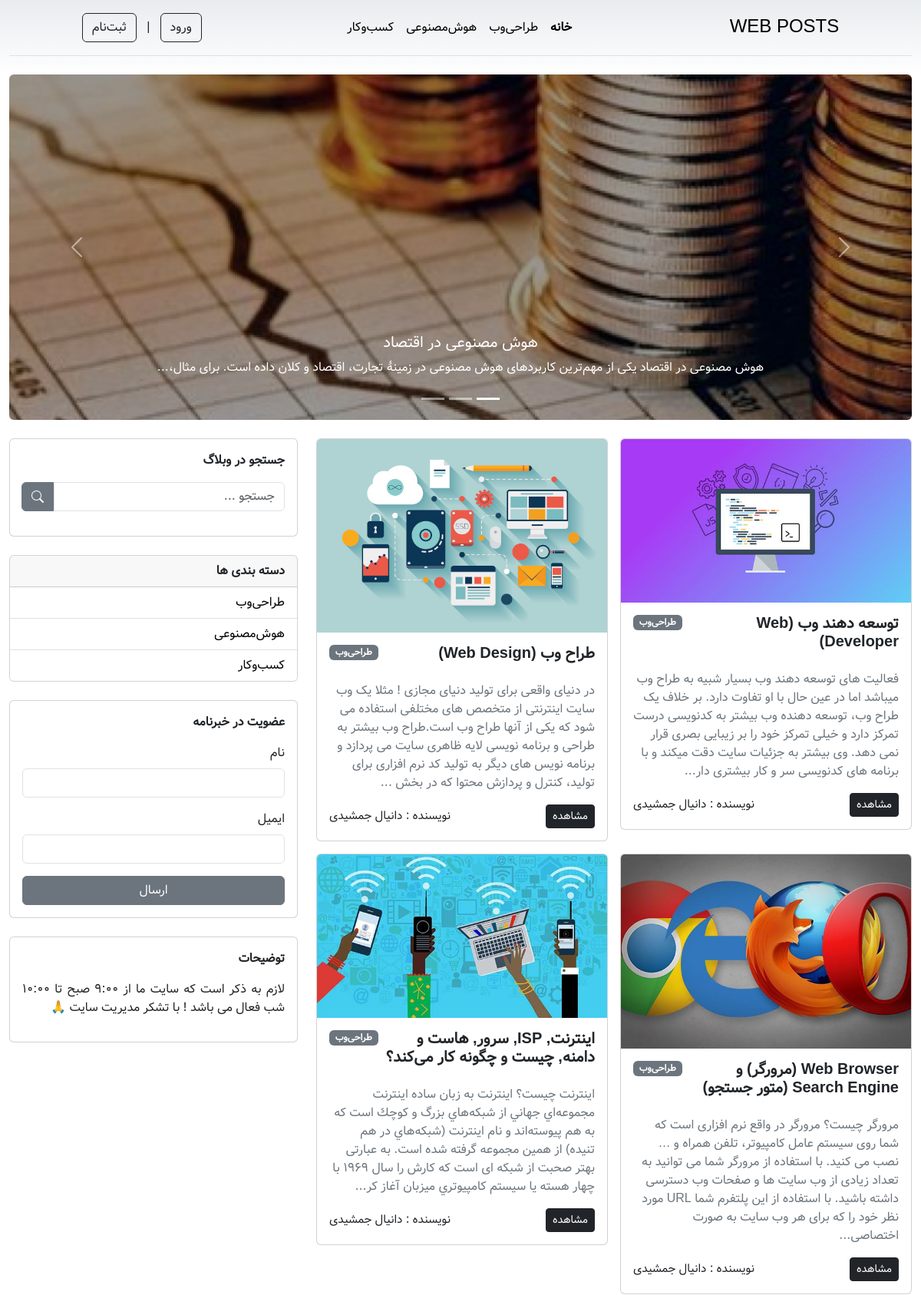
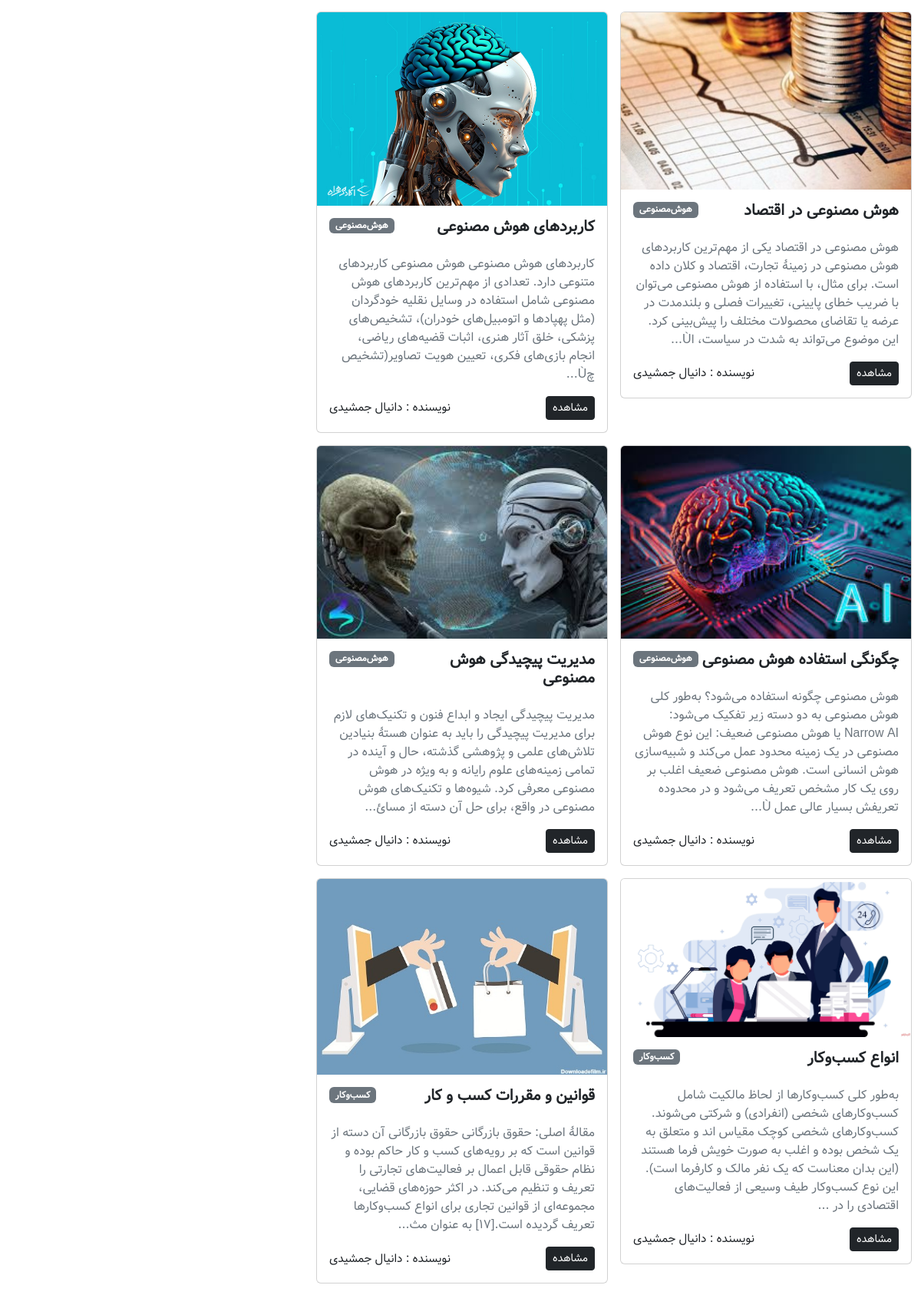
The page / (upper part) on the database its author committed (2 pictures, top to bottom).
### tables this page shows
CREATE TABLE `settings` (
  `id` int(255) NOT NULL,
  `title_navbar` varchar(255) NOT NULL,
  `description_about` varchar(255) NOT NULL,
  `title_footer` varchar(255) NOT NULL
);

CREATE TABLE `categories` (
  `id` int(11) NOT NULL,
  `title` varchar(255) NOT NULL,
  `count` varchar(255) NOT NULL DEFAULT 'count',
  `time` datetime NOT NULL DEFAULT current_timestamp()
);

CREATE TABLE `posts_slider` (
  `id` int(11) NOT NULL,
  `post_id` int(11) NOT NULL,
  `active` tinyint(1) NOT NULL,
  `count` varchar(255) NOT NULL DEFAULT 'count',
  `time` datetime NOT NULL DEFAULT current_timestamp()
);

CREATE TABLE `posts` (
  `id` int(11) NOT NULL,
  `title` varchar(255) NOT NULL,
  `body` text NOT NULL,
  `category_id` int(11) NOT NULL,
  `author` varchar(255) NOT NULL,
  `image` varchar(255) NOT NULL,
  `count` varchar(255) NOT NULL DEFAULT 'count',
  `time` datetime NOT NULL DEFAULT current_timestamp()
);

### index.php (the view, shortened to what this page needs)
<div id="after_load">
    <?php
    try {
        include "./include/layout/header.php";
    ?>
        <?php
        if (isset($_GET['category'])) {
            $categoryId = $_GET['category'];
            $posts = $db->prepare("SELECT * FROM posts WHERE category_id = :id ORDER BY id DESC");
            $posts->execute(['id' => $categoryId]);
        } else {
            $posts = $db->query("SELECT * FROM posts ");
        }
        $db->setAttribute(PDO::ATTR_ERRMODE, PDO::ERRMODE_EXCEPTION);
    } catch (Exception $e) {
        $e->getMessage();
        die;
    }
    ?>
    <main>
        <?php
        if (!isset($_GET["category"])) :
            include "./include/layout/slider.php";
        endif;
        ?>
        <section class="mt-4">
            <div class="row">
                <div class="col-lg-8">
                    <div class="row g-3">
                        <?php if ($posts->rowCount() > 0) : ?>
                            <?php foreach ($posts as $post) : ?>
                                <?php
                                $categoryId = $post['category_id'];
                                $postCategory = $db->query("SELECT * FROM categories WHERE id = $categoryId")->fetch();
                                ?>
                                <div class="col-sm-6">
                                    <div class="card">
                                        <img src="./uploads/posts/<?= $post['image'] ?>" class="card-img-top" alt="post-image" />
                                        <div class="card-body">
                                            <div class="d-flex justify-content-between">
                                                <h5 class="card-title fw-bold">
                                                    <?= $post['title'] ?>
                                                </h5>
                                                <div>
                                                    <span class="badge text-bg-secondary"><?= $postCategory['title'] ?></span>
                                                </div>
                                            </div>
                                            <p class="card-text text-secondary pt-3">
                                                <?= substr($post['body'], 0, 500) . "..." ?>
                                            </p>
                                            <div class="d-flex justify-content-between align-items-center">
                                                <a href="single.php?post=<?= $post['id'] ?>" class="btn btn-sm btn-dark">مشاهده</a>
                                                <p class="fs-7 mb-0">
                                                    نویسنده : <?= $post['author'] ?>
                                                </p>
                                            </div>
                                        </div>
                                    </div>
                                </div>
                            <?php endforeach ?>
                        <?php endif ?>
                    </div>
                </div>
                <?php
                include "./include/layout/sidebar.php";
                ?>
            </div>
        </section>
    </main>
    <?php
    include "./include/layout/footer.php";
    ?>
</div>

### include/layout/header.php (shortened to what this page needs)
<?php
include "./include/db.php";
$query = "SELECT * FROM categories";
$categories = $db->query($query);
?>
<!DOCTYPE html>
<html dir="rtl" lang="fa">
<head>
    <link rel="stylesheet" href="https://cdn.jsdelivr.net/npm/bootstrap-icons@1.10.5/font/bootstrap-icons.css" />
    <link rel="stylesheet" href="<?= URL ?>/assets/css/bootstrap.min.css">
    <link rel="stylesheet" href="./assets/css/style.css" />
</head>
<body>
    <div class="container py-3">
        <header class="d-flex flex-column flex-md-row align-items-center pb-3 mb-4 border-bottom" style="display: flex;flex-direction: row;flex-wrap: nowrap;align-content: center;justify-content: space-around;align-items: center;">
            <div> <a href="index.php" class="fs-4 fw-medium link-body-emphasis text-decoration-none">
                    <?php
                    $settings = $db->prepare('SELECT * FROM settings WHERE id = :id');
                    $settings->execute(["id" => "1"]);
                    foreach ($settings as $setting) :
                    ?>
                        <?= $setting["title_navbar"]; ?>
                    <?php endforeach; ?>
                </a></div>
            <div>
                <nav class="d-inline-flex mt-2 mt-md-0 me-md-auto">
                    <a class="me-3 py-2 link-body-emphasis text-decoration-none <?= (!isset($_GET['category'])) ? 'fw-bold' : '' ?>" href="index.php" href="index.php"> خانه </a>
                    <?php if ($categories->rowCount() > 0) : ?>
                        <?php foreach ($categories as $category) : ?>
                            <a class="me-3 py-2 link-body-emphasis text-decoration-none <?= (isset($_GET['category'])) && $category['id'] == $_GET['category'] ? 'fw-bold' : '' ?>" href="index.php?category=<?= $category['id'] ?>"><?= $category['title'] ?></a>
                        <?php endforeach ?>
                    <?php endif ?>
                </nav>
            </div>
            <?php if (isset($_SESSION["public"])) : ?>
                <?php foreach ($registers as $register) : ?>
                    <form method="post">
                        <a class="btn btn-outline-dark txt-a" href="<?= URL ?>/profile/index.php"> پروفایل </a> &nbsp; | &nbsp; <button class="btn btn-outline-dark" name="logout"> خروج </button>
                    </form>
                <?php endforeach; ?>
            <?php else : ?>
                <?php if (!isset($_SESSION["email"])) : ?>
                    <div>
                        <a class="btn btn-outline-dark txt-a" href="./login.php"> ورود </a> &nbsp; | &nbsp; <a class="btn btn-outline-dark txt-a" href="./register.php"> ثبت&zwnj;نام </a>
                    </div>
                <?php else : ?>
                    <form method="post">
                        <a href="./admin-panel/" class="btn btn-outline-dark"> مدیریت </a> &nbsp; | &nbsp; <button class="btn btn-outline-dark txt-a" name="logout"> خروج </button>
                    </form>
                <?php endif; ?>
            <?php endif; ?>
        </header>

### include/layout/slider.php (shortened to what this page needs)
<?php
$sliders = $db->query("SELECT * FROM posts_slider");
?>
<section>
    <div id="carousel" class="carousel slide">
        <div class="carousel-indicators">
            <button type="button" data-bs-target="#carousel" data-bs-slide-to="0" class="active"></button>
            <button type="button" data-bs-target="#carousel" data-bs-slide-to="1"></button>
            <button type="button" data-bs-target="#carousel" data-bs-slide-to="2"></button>
        </div>
        <div class="carousel-inner rounded">
            <?php if ($sliders->rowCount() > 0) : ?>
                <?php foreach ($sliders as $slider) : ?>
                    <?php
                    $postId = $slider['post_id'];
                    $post = $db->query("SELECT * FROM posts WHERE id = $postId")->fetch();
                    ?>
                    <div class="carousel-item overlay carousel-height <?= ($slider['active']) ? 'active' : '' ?>">
                        <img src="./uploads/posts/<?= $post['image'] ?>" class="d-block w-100" alt="post-image" />
                        <div class="carousel-caption d-none d-md-block">
                            <h5><?= $post['title'] ?></h5>
                            <p>
                                <?= substr($post['body'], 0, 200) . "..." ?>
                            </p>
                        </div>
                    </div>
                <?php endforeach ?>
            <?php endif ?>
        </div>
        <button class="carousel-control-prev" type="button" data-bs-target="#carousel" data-bs-slide="prev">
            <span class="carousel-control-prev-icon"></span>
        </button>
        <button class="carousel-control-next" type="button" data-bs-target="#carousel" data-bs-slide="next">
            <span class="carousel-control-next-icon"></span>
        </button>
    </div>
</section>

### include/layout/sidebar.php (shortened to what this page needs)
<?php
$query = "SELECT * FROM categories";
$categories = $db->query($query);
?>
<div class="col-lg-4">
    <div class="card">
        <div class="card-body">
            <p class="fw-bold fs-6">جستجو در وبلاگ</p>
            <form action="search.php" method="GET">
                <div class="input-group mb-3">
                    <input type="text" name="search" class="form-control" placeholder="جستجو ..." />
                    <button class="btn btn-secondary" type="submit">
                        <i class="bi bi-search"></i>
                    </button>
                </div>
            </form>
        </div>
    </div>
    <div class="card mt-4">
        <div class="fw-bold fs-6 card-header">دسته بندی ها</div>
        <ul class="list-group list-group-flush p-0">
            <?php if ($categories->rowCount() > 0) : ?>
                <?php foreach ($categories as $category) : ?>
                    <li class="list-group-item">
                        <a class="link-body-emphasis text-decoration-none" href="index.php?category=<?= $category['id'] ?>"><?= $category['title'] ?></a>
                    </li>
                <?php endforeach ?>
            <?php endif ?>
        </ul>
    </div>
    <div class="card mt-4">
        <div class="card-body">
            <p class="fw-bold fs-6">عضویت در خبرنامه</p>
            <form method="POST">
                <div class="mb-3">
                    <label class="form-label">نام</label>
                    <input type="text" name="name" class="form-control" />
                </div>
                <div class="mb-3">
                    <label class="form-label">ایمیل</label>
                    <input type="email" name="email" class="form-control" />
                </div>
                <div class="d-grid gap-2">
                    <button type="submit" name="subscribe" class="btn btn-secondary">
                        ارسال
                    </button>
                </div>
            </form>
        </div>
    </div>
    <div class="card mt-4">
        <div class="card-body">
            <p class="fw-bold fs-6"> توضیحات </p>
            <p class="text-justify">
                <?php
                $settings = $db->prepare('SELECT * FROM settings WHERE id = :id');
                $settings->execute(["id" => "1"]);
                foreach ($settings as $setting) :
                ?>
                    <?= $setting["description_about"]; ?>
                <?php endforeach; ?>
            </p>
        </div>
    </div>
</div>

### include/layout/footer.php (shortened to what this page needs)
</div>
</body>
</html>

### assets/css/style.css (style rules this page uses)
body { background-image: linear-gradient(180deg, #e9ecef, #fff 100px, #fff); background-repeat: no-repeat; font-family: "Vazir", sans-serif; }
.container { max-width: 1200px; }
.text-justify { text-align: justify; }
.overlay:after { content: ""; display: block; position: absolute; top: 0; bottom: 0; left: 0; right: 0; background: black; opacity: 0.4; z-index: 1; }
.carousel-caption { z-index: 2; }
.input-group > :not(:first-child):not(.dropdown-menu):not(.valid-tooltip):not( .valid-feedback ):not(.invalid-tooltip):not(.invalid-feedback) { border-top-right-radius: 0; border-bottom-right-radius: 0; border-top-left-radius: 0.375rem; border-bottom-left-radius: 0.375rem; }
.input-group:not(.has-validation) > :not(:last-child):not(.dropdown-toggle):not(.dropdown-menu):not( .form-floating ) { border-top-left-radius: 0; border-bottom-left-radius: 0; border-top-right-radius: 0.375rem; border-bottom-right-radius: 0.375rem; }
.fs-7 { font-size: 0.95rem; }
@media screen and (min-width: 800px) { .carousel-height { height: 450px; } }

### index.php (style rules this page uses)
* { font-family: "Vazir", sans-serif; }
* { padding: 0px; margin: 0px; }

### include/layout/header.php (style rules this page uses)
a { text-decoration: none; }

### rows shown on the page
settings: title_navbar "WEB POSTS", description_about "لازم به ذکر است که سایت ما از 9:00 صبح تا 10:00 شب فعال می باشد ! با تشکر مدیریت سایت 🙏"
categories: title "طراحی‌وب"
categories: title "هوش‌مصنوعی"
categories: title "کسب‌وکار"
posts_slider: post.image (picture), post.title "هوش مصنوعی در اقتصاد", post.body "هوش مصنوعی در اقتصاد یکی از مهم‌ترین کاربردهای هوش مصنوعی در زمینهٔ تجارت، اقتصاد و کلان داده است. برای مثال،"
posts: image (picture), title "توسعه دهند وب (Web Developer)", category.title "طراحی‌وب", body "فعالیت های توسعه دهند وب بسیار شبیه به طراح وب میباشد اما در عین حال با او تفاوت دارد. بر خلاف یک طراح وب، توسعه دهنده وب بیشتر به کدنویسی درست تمرکز دارد و خیلی تمرکز خود را بر زیبایی بصری قرار نمی دهد. وی بیشتر به جزئیات سایت دقت میکند و با برنامه های کدنویسی سر و کار بیشتری دار", author "دانیال جمشیدی"
posts: image (picture), title "طراح وب (Web Design)", category.title "طراحی‌وب", body "در دنیای واقعی برای تولید دنیای مجازی ! مثلا یک وب سایت اینترنتی از متخصص های مختلفی استفاده می شود که یکی از آنها طراح وب است.طراح وب بیشتر به طراحی و برنامه نویسی لایه ظاهری سایت می پردازد و برنامه نویس های دیگر به تولید کد نرم افزاری برای تولید، کنترل و پردازش محتوا که در بخش", author "دانیال جمشیدی"
posts: image (picture), title "Web Browser (مرورگر) و Search Engine (متور جستجو)", category.title "طراحی‌وب", body "مرورگر چیست؟ مرورگر در واقع نرم افزاری است که شما روی سیستم عامل کامپیوتر، تلفن همراه و … نصب می کنید. با استفاده از مرورگر شما می توانید به تعداد زیادی از وب سایت ها و صفحات وب دسترسی داشته باشید. با استفاده از این پلتفرم شما URL مورد نظر خود را که برای هر وب سایت به صورت اختصاصی", author "دانیال جمشیدی"
posts: image (picture), title "اینترنت, ISP, سرور, هاست و دامنه, چیست و چگونه کار می‌کند؟", category.title "طراحی‌وب", body "اینترنت چیست؟ اینترنت به زبان ساده اينترنت مجموعه‌اي جهاني از شبكه‌هاي بزرگ و كوچك است كه به هم پيوسته‌اند و نام اينترنت (شبكه‌هاي در هم تنيده) از همين مجموعه گرفته شده است. به عبارتی بهتر صحبت از شبکه ای است که كارش را سال ۱۹۶۹ با چهار هسته يا سيستم كامپيوتري ميزبان آغاز كر", author "دانیال جمشیدی"
posts: image (picture), title "هوش مصنوعی در اقتصاد", category.title "هوش‌مصنوعی", body "هوش مصنوعی در اقتصاد یکی از مهم‌ترین کاربردهای هوش مصنوعی در زمینهٔ تجارت، اقتصاد و کلان داده است. برای مثال، با استفاده از هوش مصنوعی می‌توان با ضریب خطای پایینی، تغییرات فصلی و بلندمدت در عرضه یا تقاضای محصولات مختلف را پیش‌بینی کرد. این موضوع می‌تواند به شدت در سیاست، اÙ", author "دانیال جمشیدی"
posts: image (picture), title "کاربردهای هوش مصنوعی", category.title "هوش‌مصنوعی", body "کاربردهای هوش مصنوعی هوش مصنوعی کاربردهای متنوعی دارد. تعدادی از مهم‌ترین کاربردهای هوش مصنوعی شامل استفاده در وسایل نقلیه خودگردان (مثل پهپادها و اتومبیل‌های خودران)، تشخیص‌های پزشکی، خلق آثار هنری، اثبات قضیه‌های ریاضی، انجام بازی‌های فکری، تعیین هویت تصاویر(تشخیص چÙ", author "دانیال جمشیدی"
posts: image (picture), title "چگونگی استفاده هوش مصنوعی", category.title "هوش‌مصنوعی", body "هوش مصنوعی چگونه استفاده می‌شود؟ به‌طور کلی هوش مصنوعی به دو دسته زیر تفکیک می‌شود: Narrow AI یا هوش مصنوعی ضعیف: این نوع هوش مصنوعی در یک زمینه محدود عمل می‌کند و شبیه‌سازی هوش انسانی است. هوش مصنوعی ضعیف اغلب بر روی یک کار مشخص تعریف می‌شود و در محدوده تعریفش بسیار عالی عمل Ù", author "دانیال جمشیدی"
posts: image (picture), title "مدیریت پیچیدگی هوش مصنوعی", category.title "هوش‌مصنوعی", body "مدیریت پیچیدگی ایجاد و ابداع فنون و تکنیک‌های لازم برای مدیریت پیچیدگی را باید به عنوان هستهٔ بنیادین تلاش‌های علمی و پژوهشی گذشته، حال و آینده در تمامی زمینه‌های علوم رایانه و به ویژه در هوش مصنوعی معرفی کرد. شیوه‌ها و تکنیک‌های هوش مصنوعی در واقع، برای حل آن دسته از مسائ", author "دانیال جمشیدی"
posts: image (picture), title "انواع کسب‌وکار", category.title "کسب‌وکار", body "به‌طور کلی کسب‌وکارها از لحاظ مالکیت شامل کسب‌وکارهای شخصی (انفرادی) و شرکتی می‌شوند. کسب‌وکارهای شخصی کوچک مقیاس اند و متعلق به یک شخص بوده و اغلب به صورت خویش فرما هستند (این بدان معناست که یک نفر مالک و کارفرما است). این نوع کسب‌وکار طیف وسیعی از فعالیت‌های اقتصادی را در", author "دانیال جمشیدی"
posts: image (picture), title "قوانین و مقررات کسب و کار", category.title "کسب‌وکار", body "مقالهٔ اصلی: حقوق بازرگانی حقوق بازرگانی آن دسته از قوانین است که بر رویه‌های کسب و کار حاکم بوده و نظام حقوقی قابل اعمال بر فعالیت‌های تجارتی را تعریف و تنظیم می‌کند. در اکثر حوزه‌های قضایی، مجموعه‌ای از قوانین تجاری برای انواع کسب‌وکارها تعریف گردیده است.[۱۷] به عنوان مث", author "دانیال جمشیدی"
